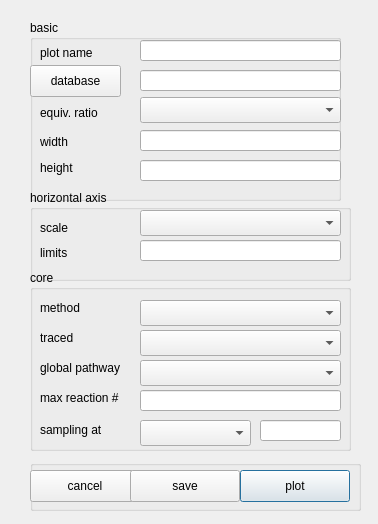
<?xml version="1.0" encoding="UTF-8"?>
<ui version="4.0">
 <class>Dialog</class>
 <widget class="QDialog" name="Dialog">
  <property name="geometry">
   <rect>
    <x>0</x>
    <y>0</y>
    <width>378</width>
    <height>524</height>
   </rect>
  </property>
  <property name="windowTitle">
   <string>plot builder</string>
  </property>
  <widget class="QGroupBox" name="btn_saveas">
   <property name="geometry">
    <rect>
     <x>30</x>
     <y>460</y>
     <width>331</width>
     <height>51</height>
    </rect>
   </property>
   <property name="title">
    <string/>
   </property>
   <property name="flat">
    <bool>true</bool>
   </property>
   <widget class="QPushButton" name="btn_cancel">
    <property name="geometry">
     <rect>
      <x>0</x>
      <y>10</y>
      <width>110</width>
      <height>32</height>
     </rect>
    </property>
    <property name="text">
     <string>cancel</string>
    </property>
    <property name="autoDefault">
     <bool>false</bool>
    </property>
   </widget>
   <widget class="QPushButton" name="btn_save">
    <property name="geometry">
     <rect>
      <x>100</x>
      <y>10</y>
      <width>110</width>
      <height>32</height>
     </rect>
    </property>
    <property name="text">
     <string>save</string>
    </property>
    <property name="autoDefault">
     <bool>false</bool>
    </property>
   </widget>
   <widget class="QPushButton" name="btn_plot">
    <property name="geometry">
     <rect>
      <x>210</x>
      <y>10</y>
      <width>110</width>
      <height>32</height>
     </rect>
    </property>
    <property name="text">
     <string>plot</string>
    </property>
    <property name="autoDefault">
     <bool>false</bool>
    </property>
    <property name="default">
     <bool>true</bool>
    </property>
   </widget>
  </widget>
  <widget class="QGroupBox" name="gb_basic">
   <property name="geometry">
    <rect>
     <x>30</x>
     <y>20</y>
     <width>311</width>
     <height>181</height>
    </rect>
   </property>
   <property name="title">
    <string>basic</string>
   </property>
   <property name="flat">
    <bool>true</bool>
   </property>
   <widget class="QPushButton" name="btn_db">
    <property name="geometry">
     <rect>
      <x>0</x>
      <y>45</y>
      <width>91</width>
      <height>32</height>
     </rect>
    </property>
    <property name="text">
     <string>database</string>
    </property>
    <property name="default">
     <bool>false</bool>
    </property>
   </widget>
   <widget class="QLineEdit" name="txt_db">
    <property name="geometry">
     <rect>
      <x>110</x>
      <y>50</y>
      <width>201</width>
      <height>21</height>
     </rect>
    </property>
    <property name="text">
     <string/>
    </property>
    <property name="readOnly">
     <bool>true</bool>
    </property>
   </widget>
   <widget class="QLabel" name="label_22">
    <property name="geometry">
     <rect>
      <x>10</x>
      <y>25</y>
      <width>121</width>
      <height>16</height>
     </rect>
    </property>
    <property name="text">
     <string>plot name</string>
    </property>
   </widget>
   <widget class="QLineEdit" name="txt_name">
    <property name="geometry">
     <rect>
      <x>110</x>
      <y>20</y>
      <width>201</width>
      <height>21</height>
     </rect>
    </property>
    <property name="text">
     <string/>
    </property>
   </widget>
   <widget class="QLabel" name="label_4">
    <property name="geometry">
     <rect>
      <x>10</x>
      <y>115</y>
      <width>56</width>
      <height>13</height>
     </rect>
    </property>
    <property name="text">
     <string>width</string>
    </property>
   </widget>
   <widget class="QLineEdit" name="txt_fig_w">
    <property name="geometry">
     <rect>
      <x>110</x>
      <y>110</y>
      <width>201</width>
      <height>21</height>
     </rect>
    </property>
    <property name="text">
     <string/>
    </property>
   </widget>
   <widget class="QLabel" name="label_5">
    <property name="geometry">
     <rect>
      <x>10</x>
      <y>140</y>
      <width>111</width>
      <height>16</height>
     </rect>
    </property>
    <property name="text">
     <string>height </string>
    </property>
   </widget>
   <widget class="QLineEdit" name="txt_fig_h">
    <property name="geometry">
     <rect>
      <x>110</x>
      <y>140</y>
      <width>201</width>
      <height>21</height>
     </rect>
    </property>
    <property name="text">
     <string/>
    </property>
   </widget>
   <widget class="QComboBox" name="cb_phi">
    <property name="geometry">
     <rect>
      <x>110</x>
      <y>77</y>
      <width>201</width>
      <height>26</height>
     </rect>
    </property>
   </widget>
   <widget class="QLabel" name="label_9">
    <property name="geometry">
     <rect>
      <x>10</x>
      <y>85</y>
      <width>91</width>
      <height>16</height>
     </rect>
    </property>
    <property name="text">
     <string>equiv. ratio</string>
    </property>
   </widget>
  </widget>
  <widget class="QGroupBox" name="gb_core">
   <property name="geometry">
    <rect>
     <x>30</x>
     <y>270</y>
     <width>321</width>
     <height>181</height>
    </rect>
   </property>
   <property name="title">
    <string>core</string>
   </property>
   <property name="flat">
    <bool>true</bool>
   </property>
   <widget class="QComboBox" name="cb_traced">
    <property name="geometry">
     <rect>
      <x>110</x>
      <y>60</y>
      <width>201</width>
      <height>26</height>
     </rect>
    </property>
   </widget>
   <widget class="QLabel" name="label_8">
    <property name="geometry">
     <rect>
      <x>10</x>
      <y>60</y>
      <width>91</width>
      <height>16</height>
     </rect>
    </property>
    <property name="text">
     <string>traced</string>
    </property>
   </widget>
   <widget class="QComboBox" name="cb_GP">
    <property name="geometry">
     <rect>
      <x>110</x>
      <y>90</y>
      <width>201</width>
      <height>26</height>
     </rect>
    </property>
   </widget>
   <widget class="QLineEdit" name="txt_n_rxn">
    <property name="geometry">
     <rect>
      <x>110</x>
      <y>120</y>
      <width>201</width>
      <height>21</height>
     </rect>
    </property>
    <property name="text">
     <string/>
    </property>
   </widget>
   <widget class="QLabel" name="label_6">
    <property name="geometry">
     <rect>
      <x>10</x>
      <y>90</y>
      <width>91</width>
      <height>16</height>
     </rect>
    </property>
    <property name="text">
     <string>global pathway</string>
    </property>
   </widget>
   <widget class="QLabel" name="label_7">
    <property name="geometry">
     <rect>
      <x>10</x>
      <y>120</y>
      <width>91</width>
      <height>16</height>
     </rect>
    </property>
    <property name="text">
     <string>max reaction #</string>
    </property>
   </widget>
   <widget class="QLineEdit" name="txt_sample">
    <property name="geometry">
     <rect>
      <x>230</x>
      <y>150</y>
      <width>81</width>
      <height>21</height>
     </rect>
    </property>
    <property name="text">
     <string/>
    </property>
   </widget>
   <widget class="QLabel" name="label_10">
    <property name="geometry">
     <rect>
      <x>10</x>
      <y>150</y>
      <width>91</width>
      <height>20</height>
     </rect>
    </property>
    <property name="text">
     <string>sampling at</string>
    </property>
   </widget>
   <widget class="QComboBox" name="cb_method">
    <property name="geometry">
     <rect>
      <x>110</x>
      <y>30</y>
      <width>201</width>
      <height>26</height>
     </rect>
    </property>
   </widget>
   <widget class="QLabel" name="label_12">
    <property name="geometry">
     <rect>
      <x>10</x>
      <y>30</y>
      <width>91</width>
      <height>16</height>
     </rect>
    </property>
    <property name="text">
     <string>method</string>
    </property>
   </widget>
   <widget class="QComboBox" name="cb_sample">
    <property name="geometry">
     <rect>
      <x>110</x>
      <y>150</y>
      <width>111</width>
      <height>26</height>
     </rect>
    </property>
   </widget>
  </widget>
  <widget class="QGroupBox" name="gb_core_2">
   <property name="geometry">
    <rect>
     <x>30</x>
     <y>190</y>
     <width>321</width>
     <height>91</height>
    </rect>
   </property>
   <property name="title">
    <string>horizontal axis</string>
   </property>
   <property name="flat">
    <bool>true</bool>
   </property>
   <widget class="QComboBox" name="cb_xscale">
    <property name="geometry">
     <rect>
      <x>110</x>
      <y>20</y>
      <width>201</width>
      <height>26</height>
     </rect>
    </property>
   </widget>
   <widget class="QLabel" name="label_11">
    <property name="geometry">
     <rect>
      <x>10</x>
      <y>55</y>
      <width>91</width>
      <height>16</height>
     </rect>
    </property>
    <property name="text">
     <string>limits</string>
    </property>
   </widget>
   <widget class="QLineEdit" name="txt_xlim">
    <property name="geometry">
     <rect>
      <x>110</x>
      <y>50</y>
      <width>201</width>
      <height>21</height>
     </rect>
    </property>
    <property name="text">
     <string/>
    </property>
   </widget>
   <widget class="QLabel" name="label_14">
    <property name="geometry">
     <rect>
      <x>10</x>
      <y>30</y>
      <width>91</width>
      <height>16</height>
     </rect>
    </property>
    <property name="text">
     <string>scale</string>
    </property>
   </widget>
  </widget>
 </widget>
 <resources/>
 <connections/>
</ui>
